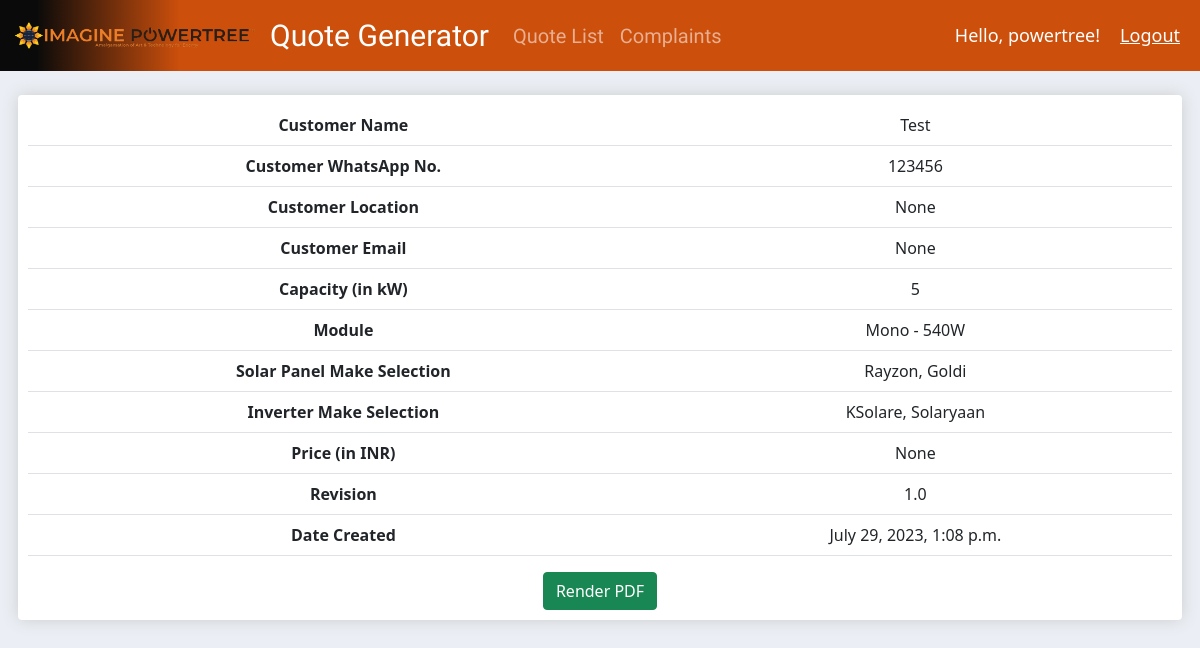
The app's page /quotedetail/1/ (signed in) with its own data.
### quoteform/models.py (models this page shows, shortened)
class QuoteDetails(models.Model):
    TREESYSTEMS = (
        ('Solar Rooftop System', 'Solar Rooftop System'),
        ('Solar Gazebo System', 'Solar Gazebo System'),
        ('Solar Hybrid System', 'Solar Hybrid System'),
    )
    MODULES = (
        ('Mono Bifacial - 330/335/340W', 'Mono Bifacial - 330/335/340W'),
        ('Mono Perc - 535/540/545W', 'Mono Perc - 535/540/545W'),
        ('Poly Crystalline - 535/540/545W', 'Poly Crystalline - 535/540/545W'),
    )
    PANELS = (
        ('Rayzon', 'Rayzon'),
        ('Adani', 'Adani'),
        ('Goldi', 'Goldi'),
        ('Waree', 'Waree'),
        ('Pahal', 'Pahal'),
    )
    INVERTERS = (
        ('KSolare', 'KSolare'),
        ('Solaryaan', 'Solaryaan'),
        ('Solis', 'Solis'),
        ('Polycab', 'Polycab'),
        ('Sofar', 'Sofar'),
        ('Sungrow', 'Sungrow'),
        ('GrowWATT', 'GrowWATT'),
    )
    name = models.CharField(max_length = 500, null = True)
    whatsapp = models.CharField(max_length = 15, null = True)
    location = models.CharField(max_length = 100, null = True)
    email = models.CharField(max_length = 100, null = True, blank = True)
    treesystem = models.TextField(max_length = 50, choices = TREESYSTEMS, default = 'Choose Tree System...')
    capacity = models.IntegerField(null = True)
    module = models.TextField(max_length = 50, choices = MODULES, default = 'Choose Module...')
    panel = MultiSelectField(choices = PANELS, max_choices = 4, max_length = 100)
    inverter = MultiSelectField(choices = INVERTERS, max_choices = 7, max_length = 100)
    price = models.FloatField(null = True)
    discount = models.IntegerField(default = 0, null = True, blank = True)
    additional = models.FloatField(default = 0, null = True, blank = True)
    revision = models.FloatField(null = True)
    created_date = models.DateTimeField(default = timezone.now, null = True)
    revision_date = models.DateTimeField(auto_now_add = True, null = True)

### quoteform/views.py (the view)
# urls.py: path('quotedetail/<int:pk>/', views.quoteDetail, name='quotedetail'),
@login_required(login_url = 'login')
def quoteDetail(request, pk):
    quote = get_object_or_404(QuoteDetails, pk = pk)
    context = {'quote': quote}
    return render(request, 'quoteform/quotedetail.html', context)

### quoteform/templates/quoteform/quotedetail.html
{% extends 'quoteform/base.html' %}
{% block content %}
{% load static %}
{% include 'quoteform/navbar.html' %}
<br>
<div class="row" style="margin-left: 0.5%; margin-right: 0.5%;">
    <div class="col-lg-12">
        <div class="box-element" style="text-align: center;">
            <table class="table align-middle">
                <tbody>
                    <tr>
                        <th>Customer Name</th>
                        <td>{{quote.name}}</td>
                    </tr>
                    <tr>
                        <th>Customer WhatsApp No.</th>
                        <td>{{quote.whatsapp}}</td>
                    </tr>
                    <tr>
                        <th>Customer Location</th>
                        <td>{{quote.location}}</td>
                    </tr>
                    <tr>
                        <th>Customer Email</th>
                        <td>{{quote.email}}</td>
                    </tr>
                    <tr>
                        <th>Capacity (in kW)</th>
                        <td>{{quote.capacity}}</td>
                    </tr>
                    <tr>
                        <th>Module</th>
                        <td>{{quote.module}}</td>
                    </tr>
                    <tr>
                        <th>Solar Panel Make Selection</th>
                        <td>{{quote.panel}}</td>
                    </tr>
                    <tr>
                        <th>Inverter Make Selection</th>
                        <td>{{quote.inverter}}</td>
                    </tr>
                    <tr>
                        <th>Price (in INR)</th>
                        <td>{{quote.price}}</td>
                    </tr>
                    <tr>
                        <th>Revision</th>
                        <td>{{quote.revision}}</td>
                    </tr>
                    <tr>
                        <th>Date Created</th>
                        <td>{{quote.created_date}}</td>
                    </tr>
                </tbody>
            </table>
            <a style="text-decoration: none; color: white;" href="{% url 'renderpdf' pk=quote.pk %}"><button class="btn btn-success">Render PDF</button></a>
        </div>
    </div>
</div>
{% endblock %}

### quoteform/templates/quoteform/navbar.html (shortened to what this page needs)
{% load static %}
<nav class="navbar navbar-expand-lg navbar-dark navbar-expand" style= "background: linear-gradient(90deg, rgb(10, 10, 10) 3%, rgb(204, 79, 12) 15%)" >
    <img src="{% static '/images/PowerTreeLogo.png' %} " width="20%" height="20%" style="margin-left: 15px; margin-right: 15px;">
    <a class="navbar-brand" style="text-align: center; font-family: 'Ubuntu', sans-serif; font-size: 30px; text-align: center;" href="{% url 'quoteform' %}">Quote Generator</a>
    <div class="collapse navbar-collapse" id="navbarNav">
        <ul class="navbar-nav">
          <li class="nav-item active" style="text-align: center; font-family: 'Ubuntu', sans-serif; font-size: 20px; text-align: center; color: #ffffff;">
            <a class="nav-link" href="{% url 'quotelist' %}">Quote List</a>
          </li>
          <li class="nav-item active" style="text-align: center; font-family: 'Ubuntu', sans-serif; font-size: 20px; text-align: center; color: #ffffff;">
            <a class="nav-link" href="{% url 'showcsv' %}">Complaints</a>
          </li>
        </ul>
    </div>
    <span class="hello-msg">Hello, {{request.user}}!</span>
    <span><a class="hello-msg" href="{% url 'logout' %}">Logout</a></span>
</nav>

### static/css/main.css (style rules this page uses)
html { margin: 0; padding: 0; }
body { background-color: #ebeff5; margin: 0; padding: 0; }
.box-element { box-shadow:hsl(0, 0%, 80%) 0 0 16px; background-color: #fff; border-radius: 4px; padding: 10px; }

### quoteform/templates/quoteform/navbar.html (style rules this page uses)
.hello-msg { font-size: 18px; color: #ffffff; margin-right: 20px; }

### records on screen
QuoteDetails: name "Test", whatsapp "123456", location "None", email "None", capacity "5", module "Mono - 540W", panel "Rayzon, Goldi", inverter "KSolare, Solaryaan", price "None", revision "1.0", created_date "July 29, 2023, 1:08 p.m."

### other values on screen
{{ request.user }} "powertree"
